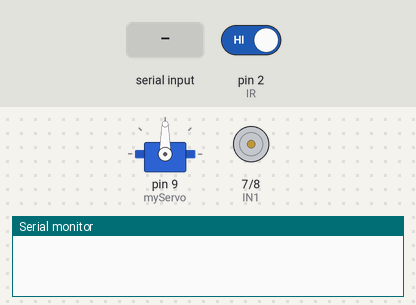
Bench run of a sketch on a simulated Arduino Uno, built with avr-gcc and run on an emulated ATmega328P. Shown: servo, motor-driver pin pairs drawn as motors (green arrow = first pin HIGH = forward, orange = second pin HIGH = backward, longer = more drive), the last lines printed to the serial monitor. The test bench sets the inputs (shaded band); at power-on: pin 2 (IR) HIGH.

Above: at 1.2 s.
1.3 s: pin 2 (IR) driven LOW
2.8 s: "1" received over the second serial link
At 3.3 s:
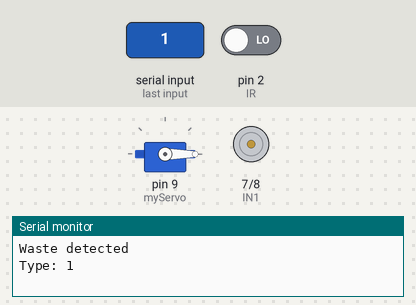
At 6.0 s:
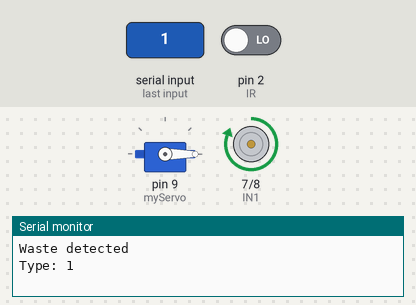
Timing chart, 0 to 10.3 s (numbered marks = the images above; inputs shaded):
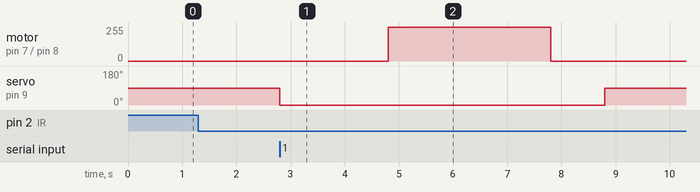

Measured:
- after the input at 2.8 s, motor on pin 7 (IN1) / pin 8 (IN2): stopped → forward 255/255 after 2.0 s, → stopped 3.0 s later; servo on pin 9 (myServo): 90° → 0° at once, → 90° 6.0 s later

The sketch:

Collect_Images_for_EdgeImpulse.ino
```cpp
#include <Servo.h>
#include <SoftwareSerial.h>

Servo myServo;
SoftwareSerial espSerial(10, 11); // RX, TX

#define IN1 7
#define IN2 8
#define IR 2

void setup() {
  Serial.begin(9600);
  espSerial.begin(9600);

  myServo.attach(9);

  pinMode(IN1, OUTPUT);
  pinMode(IN2, OUTPUT);
  pinMode(IR, INPUT);

  myServo.write(90); // start center
}

void loop() {

  // Detect waste
  if (digitalRead(IR) == LOW) {

    Serial.println("Waste detected");
    delay(1000);

    // Wait for ESP32 data
    unsigned long startTime = millis();
    while (!espSerial.available()) {
      if (millis() - startTime > 5000) {
        Serial.println("No data from ESP");
        return;
      }
    }

    char wasteType = espSerial.read();

    Serial.print("Type: ");
    Serial.println(wasteType);

    // Servo positions for 4 bins
    if (wasteType == '1') myServo.write(0);     // Dry
    else if (wasteType == '2') myServo.write(60);   // Wet
    else if (wasteType == '3') myServo.write(120);  // Metal
    else if (wasteType == '4') myServo.write(180);  // Other

    delay(2000);

    // Run motor (compression)
    digitalWrite(IN1, HIGH);
    digitalWrite(IN2, LOW);
    delay(3000);

    digitalWrite(IN1, LOW);
    digitalWrite(IN2, LOW);

    delay(1000);

    // Reset servo
    myServo.write(90);
  }
}
```
